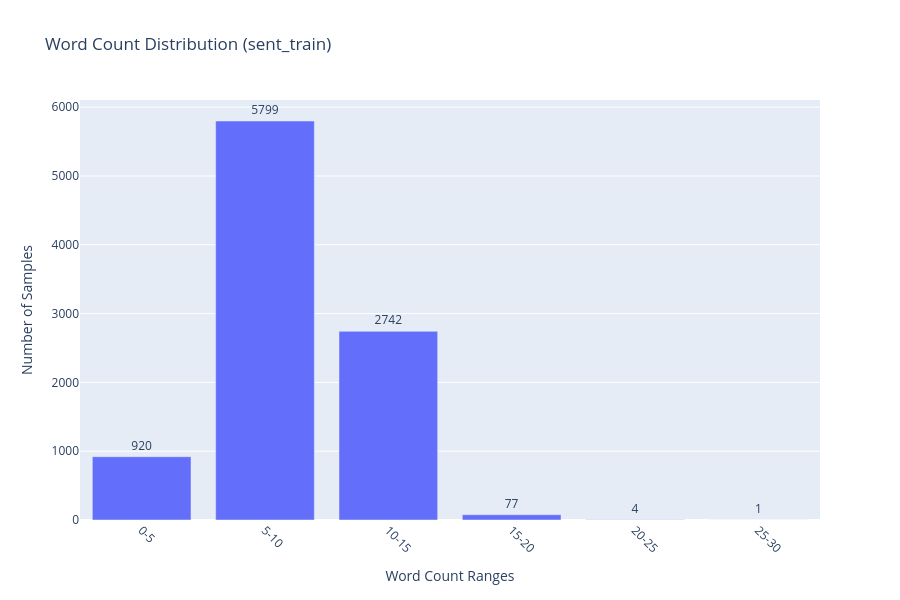

Notebook code cell kept with this figure:
### Markdown cell above
## 4 Wordcount Distribution

### Code cell
df['word_count'] = df['text'].apply(lambda x: len(x.split()))
   
for p in [25, 50, 75, 90, 95, 99]:
    print(f"  {p}th: {df['word_count'].quantile(p/100):.0f}")
bins = np.arange(0, df['word_count'].max() + 5, 5)
hist, bin_edges = np.histogram(df['word_count'], bins=bins)
bin_labels = [f"{int(bin_edges[i])}-{int(bin_edges[i+1])}" for i in range(len(hist))]
 # Print statistics
print(f"Mean: {df['word_count'].mean():.2f}")
print(f"Median: {df['word_count'].median():.2f}")
print(f"Min: {df['word_count'].min()}")
print(f"Max: {df['word_count'].max()}")

print("\nPercentiles:")
fig = go.Figure(data=[go.Bar(
x=bin_labels,
y=hist,
text=hist,
textposition='outside'
)])

fig.update_layout(
title='Word Count Distribution (sent_train)',
xaxis_title='Word Count Ranges',
yaxis_title='Number of Samples',
width=900,
height=600,
showlegend=False,
xaxis={'tickangle': 45}
)

### Figure 1 — Plotly figure (JSON) as saved in the notebook; plotly's stock layout.template omitted (floating-point values rounded to 4 significant figures)
{"data": [{"text": [920.0, 5799.0, 2742.0, 77.0, 4.0, 1.0], "textposition": "outside", "type": "bar", "x": ["0-5", "5-10", "10-15", "15-20", "20-25", "25-30"], "y": [920, 5799, 2742, 77, 4, 1]}], "layout": {"height": 600, "showlegend": false, "title": {"text": "Word Count Distribution (sent_train)"}, "width": 900, "xaxis": {"tickangle": 45, "title": {"text": "Word Count Ranges"}}, "yaxis": {"title": {"text": "Number of Samples"}}}}
